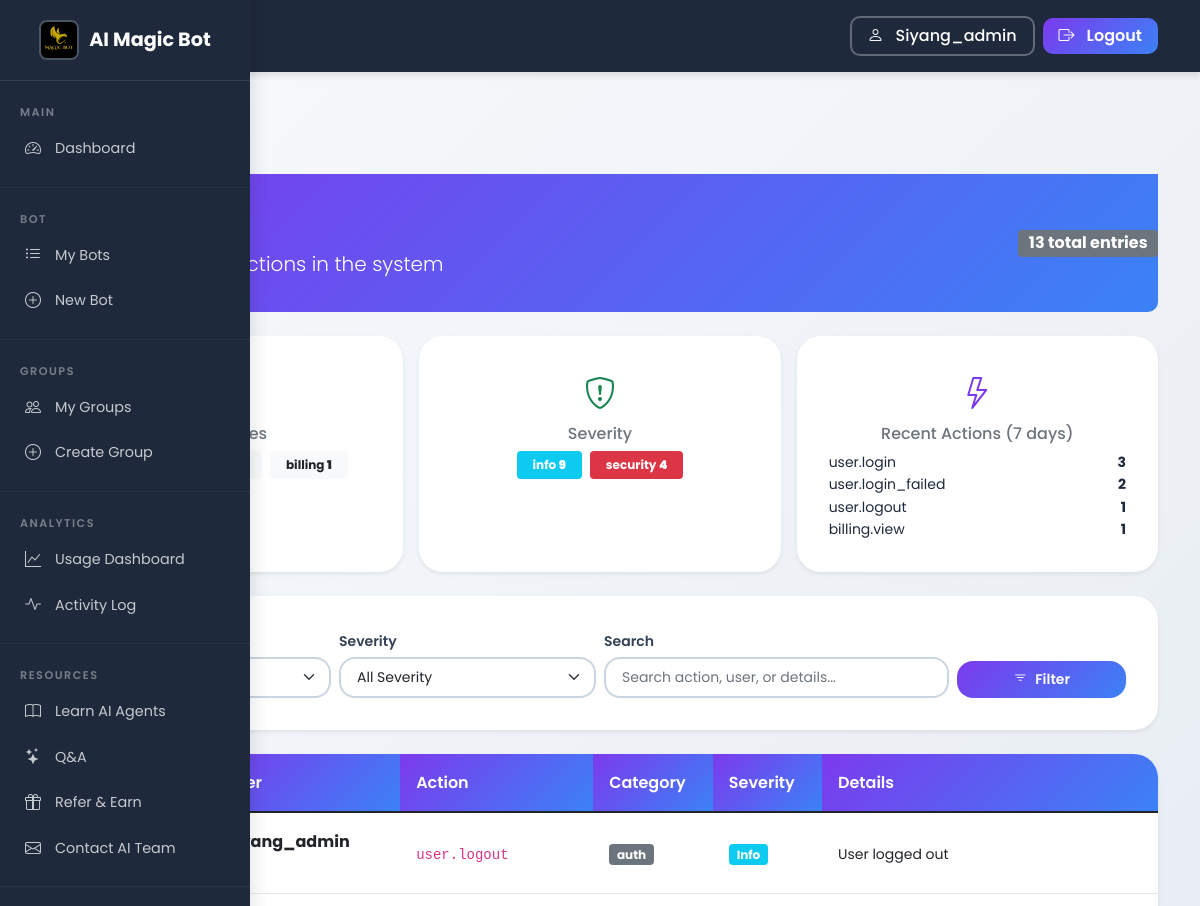
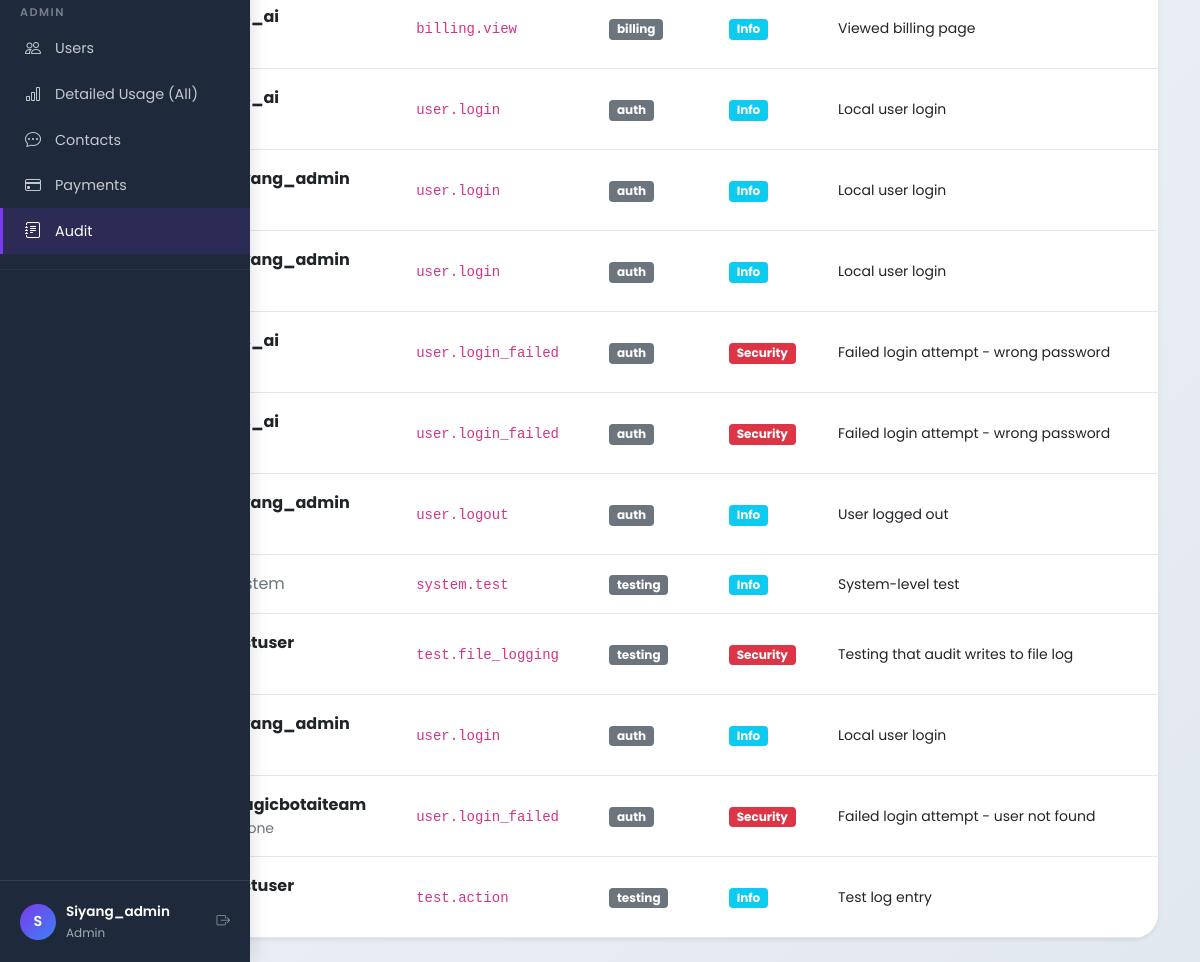
Page /admin/audit (signed in) on the committed database (2 pictures, top to bottom).
### tables this page shows
CREATE TABLE audit_logs (
                id INTEGER PRIMARY KEY AUTOINCREMENT,
                user_id INTEGER,
                username TEXT,
                action TEXT NOT NULL,
                category TEXT NOT NULL DEFAULT 'general',
                severity TEXT NOT NULL DEFAULT 'info',
                details TEXT,
                ip_address TEXT,
                user_agent TEXT,
                old_value TEXT,
                new_value TEXT,
                created_at TIMESTAMP DEFAULT CURRENT_TIMESTAMP,
                FOREIGN KEY (user_id) REFERENCES users (id) ON DELETE SET NULL
            );

### app_complete_with_groups.py (the view)
@app.route("/admin/audit")
@login_required
def admin_audit():
    role = session.get("role", "customer")
    if role != "admin":
        flash("Admin access required.", "danger")
        return redirect(url_for("index"))
    page = request.args.get("page", 1, type=int)
    per_page = 50
    offset = (page - 1) * per_page
    category = request.args.get("category", "")
    severity = request.args.get("severity", "")
    search = request.args.get("search", "")
    logs = get_audit_logs(
        limit=per_page,
        offset=offset,
        category=category or None,
        severity=severity or None,
        search=search or None,
    )
    stats = get_audit_stats()
    return render_template(
        "admin_audit.html",
        logs=logs,
        stats=stats,
        page=page,
        per_page=per_page,
        category=category,
        severity=severity,
        search=search,
        username=session.get("username"),
        role=role,
    )

### app_complete_with_groups.py (called while the page is built, shortened)
@app.context_processor
def inject_trial_notification():
    return {}

@app.context_processor
def inject_random_background():
    import random
    background_images = [
        '/static/AI_IMG1.jpeg',
        '/static/AI_IMG_2.jpeg',
        '/static/AI_IMG_3.jpeg',
        '/static/AI_IMG_4.jpeg'
    ]
    random_bg = random.choice(background_images)
    return {
        'random_background': random_bg,
        'all_backgrounds': background_images,
        'is_admin': session.get('role') == 'admin'
    }

@app.after_request
def _log_access(response):
    if hasattr(request, "method") and hasattr(request, "path"):
        _access_logger.info(
            '%s %s %s %s',
            request.remote_addr or "-",
            request.method,
            request.full_path if hasattr(request, "full_path") else request.path,
            response.status_code,
        )
    return response

    def __call__(self, environ, start_response):
        environ['wsgi.url_scheme'] = 'https'
        return super().__call__(environ, start_response)

### audit.py (called while the page is built)
def get_audit_stats() -> Dict[str, Any]:
    conn = get_conn()
    total = conn.execute("SELECT COUNT(*) as cnt FROM audit_logs").fetchone()["cnt"]
    by_category = conn.execute("""
        SELECT category, COUNT(*) as cnt FROM audit_logs GROUP BY category ORDER BY cnt DESC
    """).fetchall()
    by_severity = conn.execute("""
        SELECT severity, COUNT(*) as cnt FROM audit_logs GROUP BY severity ORDER BY cnt DESC
    """).fetchall()
    recent_actions = conn.execute("""
        SELECT action, COUNT(*) as cnt FROM audit_logs
        WHERE created_at > datetime('now', '-7 days')
        GROUP BY action ORDER BY cnt DESC LIMIT 10
    """).fetchall()
    conn.close()
    return {
        "total": total,
        "by_category": [dict(r) for r in by_category],
        "by_severity": [dict(r) for r in by_severity],
        "recent_actions": [dict(r) for r in recent_actions],
    }

### db.py (called while the page is built)
def _sqlite_conn():
    import sqlite3
    db_path = Path(__file__).parent / "users.db"
    conn = sqlite3.connect(str(db_path), timeout=10)
    conn.row_factory = sqlite3.Row
    conn.execute("PRAGMA journal_mode=WAL")
    conn.execute("PRAGMA busy_timeout = 5000")
    conn.execute("PRAGMA synchronous = NORMAL")
    conn.execute("PRAGMA foreign_keys = ON")
    return conn

def get_conn():
    if USE_PG:
        return _pg_conn()
    return _sqlite_conn()

### templates/admin_audit.html (shortened to what this page needs)
{% extends "base.html" %}
{% block content %}
{% with active_page='admin_audit' %}
{% include '_sidebar.html' %}
<div class="sidebar-content">
{% endwith %}
<div class="container py-4">
    <div class="page-header mb-4 d-flex align-items-center justify-content-between flex-wrap">
        <div>
            <h2 class="mb-1"> Audit Logs</h2>
            <p class="lead mb-0">Track all important actions in the system</p>
        </div>
        <span class="badge bg-secondary fs-6">{{ stats.total }} total entries</span>
    </div>
    <div class="row mb-4 g-3">
        <div class="col-md-4">
            <div class="card border-0 shadow-sm h-100">
                <div class="card-body text-center">
                    <div class="fs-2 mb-1" style="color: var(--primary-color, #7c3aed);">
                    </div>
                    <h6 class="text-muted mb-2">Categories</h6>
                    <div class="d-flex flex-wrap justify-content-center gap-2">
                        {% for cat in stats.by_category %}
                        <a href="?category={{ cat.category }}" class="badge bg-light text-dark text-decoration-none px-3 py-2">
                            {{ cat.category }} <strong>{{ cat.cnt }}</strong>
                        </a>
                        {% endfor %}
                    </div>
                </div>
            </div>
        </div>
        <div class="col-md-4">
            <div class="card border-0 shadow-sm h-100">
                <div class="card-body text-center">
                    <div class="fs-2 mb-1 text-{{ 'success' if stats.by_severity|selectattr('severity', 'equalto', 'info')|map(attribute='cnt')|sum > 0 else 'muted' }}">
                        <i class="bi bi-shield-exclamation"></i>
                    </div>
                    <h6 class="text-muted mb-2">Severity</h6>
                    <div class="d-flex flex-wrap justify-content-center gap-2">
                        {% for sev in stats.by_severity %}
                        <span class="badge bg-{{ 'danger' if sev.severity == 'security' else 'warning' if sev.severity == 'warning' else 'danger' if sev.severity == 'error' else 'info' }} px-3 py-2">
                            {{ sev.severity }} <strong>{{ sev.cnt }}</strong>
                        </span>
                        {% endfor %}
                    </div>
                </div>
            </div>
        </div>
        <div class="col-md-4">
            <div class="card border-0 shadow-sm h-100">
                <div class="card-body text-center">
                    <div class="fs-2 mb-1" style="color: var(--primary-color, #7c3aed);">
                        <i class="bi bi-lightning"></i>
                    </div>
                    <h6 class="text-muted mb-2">Recent Actions (7 days)</h6>
                    <div class="small">
                        {% for act in stats.recent_actions %}
                        <div class="d-flex justify-content-between">
                            <span class="text-truncate me-2" style="max-width: 180px;">{{ act.action }}</span>
                            <strong>{{ act.cnt }}</strong>
                        </div>
                        {% endfor %}
                    </div>
                </div>
            </div>
        </div>
    </div>
    <div class="card border-0 shadow-sm mb-4">
        <div class="card-body">
            <form method="GET" class="row g-2 align-items-end">
                <div class="col-md-3">
                    <label class="form-label small">Category</label>
                </div>
                <div class="col-md-3">
                    <label class="form-label small">Severity</label>
                    <select name="severity" class="form-select form-select-sm">
                        <option value="">All Severity</option>
                    </select>
                </div>
                <div class="col-md-4">
                    <label class="form-label small">Search</label>
                    <input type="text" name="search" class="form-control form-control-sm" placeholder="Search action, user, or details..." value="{{ search }}">
                </div>
                <div class="col-md-2">
                    <button type="submit" class="btn btn-primary btn-sm w-100"><i class="bi bi-filter"></i> Filter</button>
                </div>
            </form>
        </div>
    </div>
    <div class="card border-0 shadow-sm">
        <div class="card-body p-0">
            {% if logs %}
            <div class="table-responsive">
                <table class="table table-hover mb-0">
                    <thead class="table-dark">
                        <tr>
                            <th>Time</th>
                            <th>User</th>
                            <th>Action</th>
                            <th>Category</th>
                            <th>Severity</th>
                            <th>Details</th>
                        </tr>
                    </thead>
                    <tbody>
                        {% for log in logs %}
                        <tr>
                            <td class="small text-nowrap" title="{{ log.created_at }}">
                            </td>
                            <td>
                                {% if log.username %}
                                    <strong>{{ log.username }}</strong>
                                    <small class="text-muted d-block">#{{ log.user_id }}</small>
                                {% else %}
                                    <span class="text-muted">System</span>
                                {% endif %}
                            </td>
                            <td>
                                <code class="small">{{ log.action }}</code>
                            </td>
                            <td>
                                <span class="badge bg-secondary">{{ log.category }}</span>
                            </td>
                            <td>
                                {% if log.severity == 'security' %}
                                    <span class="badge bg-danger">Security</span>
                                {% elif log.severity == 'error' %}
                                    <span class="badge bg-danger">Error</span>
                                {% elif log.severity == 'warning' %}
                                    <span class="badge bg-warning text-dark">Warning</span>
                                {% else %}
                                    <span class="badge bg-info">Info</span>
                                {% endif %}
                            </td>
                            <td>
                                <small>{{ log.details or '-' }}</small>
                            </td>
                        </tr>
                        {% endfor %}
                    </tbody>
                </table>
            </div>
            {% endif %}
        </div>
    </div>
</div>
</div>
{% endblock %}

### static/css/shared.css (style rules this page uses)
:root { --primary-color: #7c3aed; --secondary-color: #3b82f6; --accent-color: #f59e0b; --success-color: #10b981; --danger-color: #ef4444; --warning-color: #f59e0b; --info-color: #3b82f6; --dark-color: #1e293b; --light-color: #f8fafc; --gray-100: #f1f5f9; --gray-200: #e2e8f0; --gray-300: #cbd5e1; --gray-400: #94a3b8; --gray-500: #64748b; --gray-600: #475569; --gray-700: #334155; --gray-800: #1e293b; --gray-900: #0f172a; --body-bg: linear-gradient(135deg, #f8fafc 0%, #e2e8f0 100%); --card-bg: white; --text-color: var(--dark-color); --text-light: var(--gray-600); --text-muted: var(--gray-500); --border-color: var(--gray-300); --spacing-xs: 0.25rem; --spacing-sm: 0.5rem; --spacing-md: 1rem; --spacing-lg: 1.5rem; --spacing-xl: 2rem; --spacing-2xl: 3rem; --spacing-3xl: 4rem; --radius-sm: 0.25rem; --radius-md: 0.5rem; --radius-lg: 1rem; --radius-xl: 1.5rem; --radius-2xl: 2rem; --shadow-sm: 0 1px 3px rgba(0, 0, 0, 0.12); --shadow-md: 0 4px 6px rgba(0, 0, 0, 0.1); --shadow-lg: 0 10px 25px rgba(0, 0, 0, 0.15); --shadow-xl: 0 20px 40px rgba(0, 0, 0, 0.2); --shadow-2xl: 0 25px 50px rgba(0, 0, 0, 0.25); --transition-fast: 0.15s ease; --transition-normal: 0.3s ease; --transition-slow: 0.5s ease; --transition-bounce: cubic-bezier(0.175, 0.885, 0.32, 1.275); }
* { font-family: 'Poppins', -apple-system, BlinkMacSystemFont, 'Segoe UI', Roboto, 'Helvetica Neue', Arial, sans-serif; box-sizing: border-box; }
body { background: var(--body-bg); color: var(--text-color); line-height: 1.6; min-height: 100vh; overflow-x: hidden; }
a { color: var(--primary-color); text-decoration: none; transition: color var(--transition-fast); }
.btn { border-radius: var(--radius-lg); font-weight: 600; padding: var(--spacing-sm) var(--spacing-xl); transition: all var(--transition-normal); border: none; display: inline-flex; align-items: center; justify-content: center; gap: var(--spacing-sm); }
.btn-primary { background: linear-gradient(135deg, var(--primary-color), var(--secondary-color)); border: none; color: white; }
.card { border: none; border-radius: var(--radius-xl); box-shadow: var(--shadow-md); transition: all var(--transition-normal); background: var(--card-bg); overflow: hidden; }
.card-body { padding: var(--spacing-xl); }
.table { border-radius: var(--radius-lg); overflow: hidden; box-shadow: var(--shadow-sm); }
.table thead th { background: linear-gradient(135deg, var(--primary-color), var(--secondary-color)); color: white; border: none; padding: var(--spacing-md); font-weight: 600; }
.table tbody tr { transition: background-color var(--transition-fast); }
.table td { padding: var(--spacing-md); vertical-align: middle; border-color: var(--gray-200); }
.form-control, .form-select { border: 2px solid var(--gray-300); border-radius: var(--radius-lg); padding: var(--spacing-sm) var(--spacing-md); transition: all var(--transition-fast); }
.form-label { font-weight: 600; color: var(--gray-700); margin-bottom: var(--spacing-xs); }
.page-header { background: linear-gradient(135deg, var(--primary-color) 0%, var(--secondary-color) 100%); color: white; padding: 2rem 0; margin-bottom: 2rem; border-radius: 0 0 10px 10px; }
.sidebar-content { padding-top: 20px; }
.sidebar-content { margin-left: 0; padding-top: 70px; min-height: 100vh; }
.sidebar-content .page-header { margin-top: 0; }

### rows in the picture
audit_logs: category "billing", cnt "1", action "billing.view", username "cts_ai", severity "Info", details "Viewed billing page"
audit_logs: severity "info", cnt "9", username "Siyang_admin", action "user.login", category "auth", shows "Info", details "Local user login"
audit_logs: severity "security", cnt "4", username "testuser", action "test.file_logging", category "testing", shows "Security", details "Testing that audit writes to file log"
audit_logs: action "user.login", cnt "3", username "Siyang_admin", category "auth", severity "Info", details "Local user login"
audit_logs: action "user.login_failed", cnt "2", username "magicbotaiteam", user_id "None", category "auth", severity "Security", details "Failed login attempt - user not found"
audit_logs: username "Siyang_admin", action "user.logout", category "auth", severity "Info", details "User logged out"
audit_logs: username "cts_ai", action "user.login", category "auth", severity "Info", details "Local user login"
audit_logs: username "Siyang_admin", action "user.login", category "auth", severity "Info", details "Local user login"
audit_logs: username "cts_ai", action "user.login_failed", category "auth", severity "Security", details "Failed login attempt - wrong password"
audit_logs: username "cts_ai", action "user.login_failed", category "auth", severity "Security", details "Failed login attempt - wrong password"
audit_logs: username "Siyang_admin", action "user.logout", category "auth", severity "Info", details "User logged out"
audit_logs: shows "System", action "system.test", category "testing", severity "Info", details "System-level test"
audit_logs: username "testuser", action "test.action", category "testing", severity "Info", details "Test log entry"

### other values in the picture
{{ username }} "Siyang_admin"
{{ username[:1].upper() if username else 'U' }} "S"
{{ role|title if role else 'User' }} "Admin"
{{ stats.total }} "13"
{{ act.action }} "user.logout"
{{ act.cnt }} "1"
